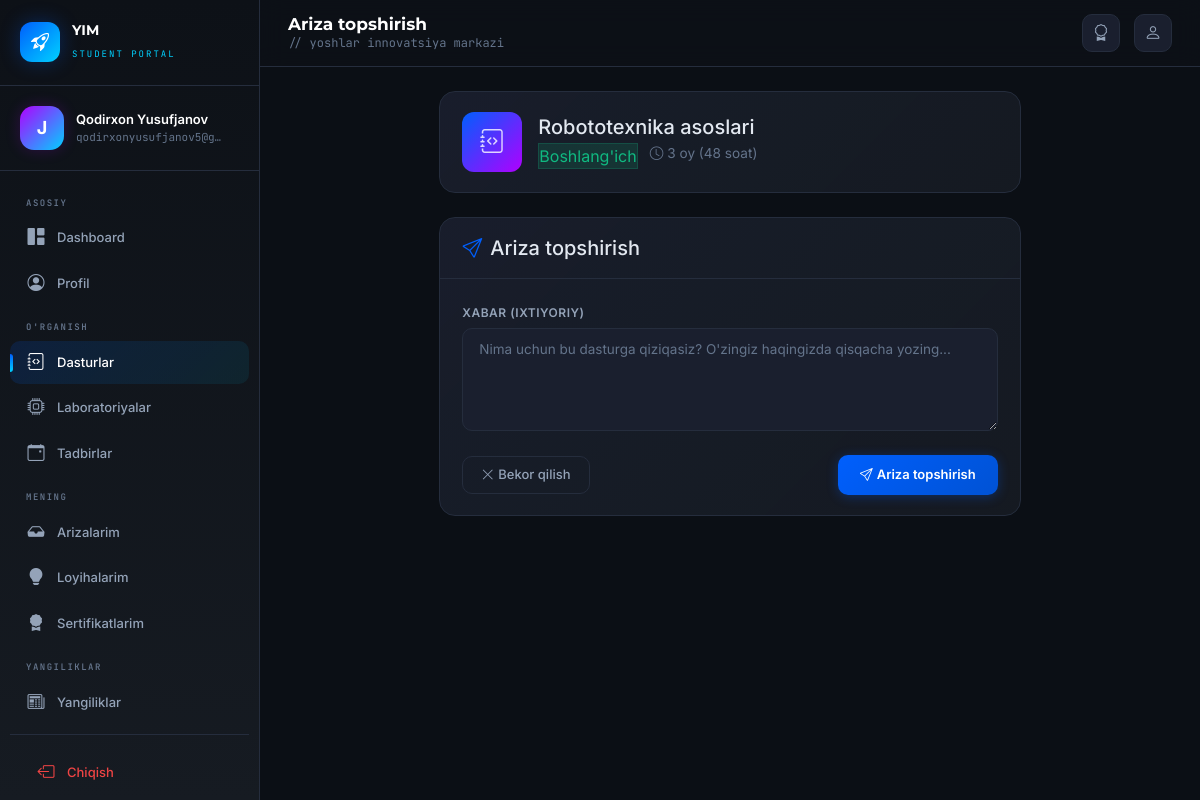
/student/programs/2/apply/ (signed in), run on the app's committed database.
### accounts/models.py (models this page shows, shortened)
class User(AbstractUser):
    ROLE_CHOICES = (
        ('admin', 'Admin'),
        ('student', 'Student'),
    )
    role = models.CharField(max_length=10, choices=ROLE_CHOICES, default='student')
    phone = models.CharField(max_length=20, blank=True, null=True)
    avatar = models.ImageField(upload_to='avatars/', blank=True, null=True)
    bio = models.TextField(blank=True, null=True)
    birth_date = models.DateField(blank=True, null=True)

### dashboard/models.py (models this page shows, shortened)
class Program(models.Model):
    LEVEL_CHOICES = (
        ('beginner', "Boshlang'ich"),
        ('advanced', "Ilg'or"),
    )
    FORMAT_CHOICES = (
        ('offline', 'Offline'),
        ('online', 'Online'),
        ('hybrid', 'Gibrid'),
    )
    name = models.CharField(max_length=200, verbose_name="Nomi")
    laboratory = models.ForeignKey(Laboratory, on_delete=models.SET_NULL, null=True, blank=True, related_name='programs', verbose_name="Laboratoriya")
    image = models.ImageField(upload_to='programs/', blank=True, null=True, verbose_name="Rasm")
    description = models.TextField(blank=True, verbose_name="Tavsif")
    level = models.CharField(max_length=20, choices=LEVEL_CHOICES, default='beginner', verbose_name="Daraja")
    age_min = models.PositiveIntegerField(default=10, verbose_name="Minimal yosh")
    age_max = models.PositiveIntegerField(default=25, verbose_name="Maksimal yosh")
    format = models.CharField(max_length=20, choices=FORMAT_CHOICES, default='offline', verbose_name="Format")
    duration = models.CharField(max_length=100, blank=True, verbose_name="Davomiylik")
    start_date = models.DateField(blank=True, null=True, verbose_name="Boshlanish sanasi")
    end_date = models.DateField(blank=True, null=True, verbose_name="Tugash sanasi")
    is_active = models.BooleanField(default=True, verbose_name="Faol")
    created_at = models.DateTimeField(auto_now_add=True)
    updated_at = models.DateTimeField(auto_now=True)
    class Meta:
        ordering = ['-created_at']
        verbose_name = "Dastur"
        verbose_name_plural = "Dasturlar"

### student/views.py (the view, shortened to what this page needs)
# urls.py: path('programs/<int:pk>/apply/', views.program_apply, name='program_apply'),
@student_required
def program_apply(request, pk):
    program = get_object_or_404(Program, pk=pk, is_active=True)
    if Application.objects.filter(user=request.user, program=program).exists():
        messages.warning(request, "Siz bu dasturga allaqachon ariza topshirgansiz!")
        return redirect('student:program_detail', pk=pk)
    form = ApplicationForm()
    return render(request, 'student/programs/apply.html', {
        'program': program,
        'form': form,
    })

### student/forms.py
class ApplicationForm(StyledFormMixin, forms.ModelForm):
    class Meta:
        model = Application
        fields = ['message']
        widgets = {
            'message': forms.Textarea(attrs={
                'placeholder': "Nima uchun bu dasturga qiziqasiz? O'zingiz haqingizda qisqacha yozing...",
                'rows': 5,
            }),
        }
        labels = {
            'message': "Xabar (ixtiyoriy)",
        }

### dashboard/context_processors.py (called while the page is built)
def pending_applications(request):
    if request.user.is_authenticated:
        try:
            count = Application.objects.filter(status='pending').count()
            return {'pending_count': count}
        except Exception:
            return {'pending_count': 0}
    return {'pending_count': 0}

### student/views.py (called while the page is built)
def student_required(view_func):
    @wraps(view_func)
    @login_required(login_url='/login/')
    def wrapper(request, *args, **kwargs):
        return view_func(request, *args, **kwargs)
    return wrapper

### templates/student/programs/apply.html (shortened to what this page needs)
{% extends "student/base.html" %}
{% block page_title %}Ariza topshirish{% endblock %}
{% block content %}
<div class="row justify-content-center fade-up">
    <div class="col-lg-8">
        <div class="glass-card mb-4">
            <div class="glass-card-body d-flex align-items-center gap-3">
                <div style="width: 60px; height: 60px; border-radius: 12px; background: linear-gradient(135deg, var(--primary), var(--purple)); display: flex; align-items: center; justify-content: center; flex-shrink: 0;">
                    <i class="bi bi-journal-code" style="font-size: 1.5rem; color: rgba(255,255,255,0.8);"></i>
                </div>
                <div>
                    <h5 style="color: var(--text-main); margin-bottom: 4px;">{{ program.name }}</h5>
                    <div style="display: flex; gap: 12px; flex-wrap: wrap;">
                        {% if program.level == "beginner" %}
                            <span class="level-badge beginner">Boshlang'ich</span>
                        {% elif program.level == "advanced" %}
                            <span class="level-badge advanced">Ilg'or</span>
                        {% endif %}
                        <span style="color: var(--text-muted); font-size: 0.85rem;">
                            <i class="bi bi-clock me-1"></i>{{ program.duration }}
                        </span>
                    </div>
                </div>
            </div>
        </div>
        <div class="glass-card">
            <div class="glass-card-header">
                <h5 style="margin: 0; color: var(--text-main);">
                    <i class="bi bi-send me-2" style="color: var(--primary);"></i>Ariza topshirish
                </h5>
            </div>
            <div class="glass-card-body">
                <form method="post">
                    {% for field in form %}
                        <div class="mb-3">
                            <label for="{{ field.id_for_label }}" class="form-label">{{ field.label }}</label>
                            {{ field }}
                        </div>
                    {% endfor %}
                    <div class="d-flex justify-content-between align-items-center mt-4">
                        <a href="{% url 'student:program_detail' program.pk %}" class="btn-ghost">
                            <i class="bi bi-x-lg me-1"></i>Bekor qilish
                        </a>
                        <button type="submit" class="btn-glow">
                            <i class="bi bi-send me-1"></i>Ariza topshirish
                        </button>
                    </div>
                </form>
            </div>
        </div>
    </div>
</div>
{% endblock %}

### templates/student/base.html (shortened to what this page needs)
{% load static %}
<!DOCTYPE html>
<html lang="uz">
<head>
    <link href="https://cdn.jsdelivr.net/npm/bootstrap@5.3.3/dist/css/bootstrap.min.css" rel="stylesheet">
    <link href="https://cdn.jsdelivr.net/npm/bootstrap-icons@1.11.3/font/bootstrap-icons.min.css" rel="stylesheet">
</head>
<body>
    <aside class="sidebar" id="sidebar">
        <div class="sidebar-brand">
            <div class="brand-logo"><i class="bi bi-rocket-takeoff"></i></div>
            <div class="brand-text">
                <h5>YIM</h5>
                <small>Student Portal</small>
            </div>
        </div>
        <div class="sidebar-profile">
            <div class="profile-avatar">
                {% if request.user.avatar %}
                <img src="{{ request.user.avatar.url }}" alt="">
                {% else %}
                {{ request.user.username|first|upper }}
                {% endif %}
            </div>
            <div class="profile-info">
                <div class="name">{{ request.user.get_full_name|default:request.user.username }}</div>
                <span class="email">{{ request.user.email|default:"student" }}</span>
            </div>
        </div>
        <nav class="sidebar-nav">
            <div class="nav-label">Asosiy</div>
            <a href="{% url 'student:home' %}" class="nav-item {% if request.resolver_match.url_name == 'home' %}active{% endif %}">
                <i class="bi bi-grid-1x2-fill"></i> Dashboard
            </a>
            <a href="{% url 'student:profile' %}" class="nav-item {% if request.resolver_match.url_name == 'profile' %}active{% endif %}">
                <i class="bi bi-person-circle"></i> Profil
            </a>
            <div class="nav-label">O'rganish</div>
            <a href="{% url 'student:program_list' %}" class="nav-item {% if 'program' in request.resolver_match.url_name %}active{% endif %}">
                <i class="bi bi-journal-code"></i> Dasturlar
            </a>
            <a href="{% url 'student:laboratory_list' %}" class="nav-item {% if 'laboratory' in request.resolver_match.url_name %}active{% endif %}">
                <i class="bi bi-cpu"></i> Laboratoriyalar
            </a>
            <a href="{% url 'student:event_list' %}" class="nav-item {% if 'event' in request.resolver_match.url_name %}active{% endif %}">
                <i class="bi bi-calendar-event"></i> Tadbirlar
            </a>
            <div class="nav-label">Mening</div>
            <a href="{% url 'student:my_applications' %}" class="nav-item {% if 'application' in request.resolver_match.url_name %}active{% endif %}">
                <i class="bi bi-inbox-fill"></i> Arizalarim
            </a>
            <a href="{% url 'student:my_projects' %}" class="nav-item {% if 'project' in request.resolver_match.url_name %}active{% endif %}">
                <i class="bi bi-lightbulb-fill"></i> Loyihalarim
            </a>
            <a href="{% url 'student:my_certificates' %}" class="nav-item {% if 'certificate' in request.resolver_match.url_name %}active{% endif %}">
                <i class="bi bi-award-fill"></i> Sertifikatlarim
            </a>
            <div class="nav-label">Yangiliklar</div>
            <a href="{% url 'student:news_list' %}" class="nav-item {% if 'news' in request.resolver_match.url_name %}active{% endif %}">
                <i class="bi bi-newspaper"></i> Yangiliklar
            </a>
            <div style="padding: 16px 10px; margin-top: 10px; border-top: 1px solid var(--dark-border);">
                <a href="{% url 'logout' %}" class="nav-item" style="color: var(--red);">
                    <i class="bi bi-box-arrow-left"></i> Chiqish
                </a>
            </div>
        </nav>
    </aside>
    <div class="main">
        <header class="topbar">
            <div class="topbar-left">
                <div class="page-heading">
                    <h4>{% block page_title %}Dashboard{% endblock %}</h4>
                    <p>{% block page_sub %}// yoshlar innovatsiya markazi{% endblock %}</p>
                </div>
            </div>
            <div class="topbar-right">
                <a href="{% url 'student:my_certificates' %}" class="topbar-btn" title="Sertifikatlar">
                    <i class="bi bi-award"></i>
                </a>
                <a href="{% url 'student:profile' %}" class="topbar-btn" title="Profil">
                    <i class="bi bi-person"></i>
                </a>
            </div>
        </header>
        <div class="content">
            {% block content %}{% endblock %}
        </div>
    </div>
</body>
</html>

### data on the page
User: user.username|first "J", user.get_full_name "Qodirxon Yusufjanov", user.email "qodirxonyusufjanov5@g…"
Program: name "Robototexnika asoslari", duration "3 oy (48 soat)"

### other printed values
{{ field.label }} "XABAR (IXTIYORIY)"
